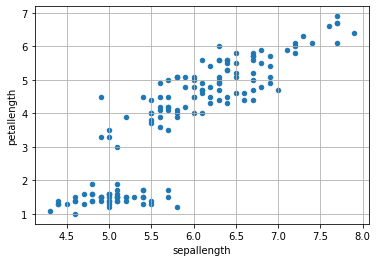

The script that drew this image:
import numpy as np
import pandas as pd
import matplotlib.pyplot as plt

data = pd.read_csv("iris_csv.csv")
data.plot(kind ="scatter", x='sepallength', y='petallength')
plt.grid()
plt.show()
